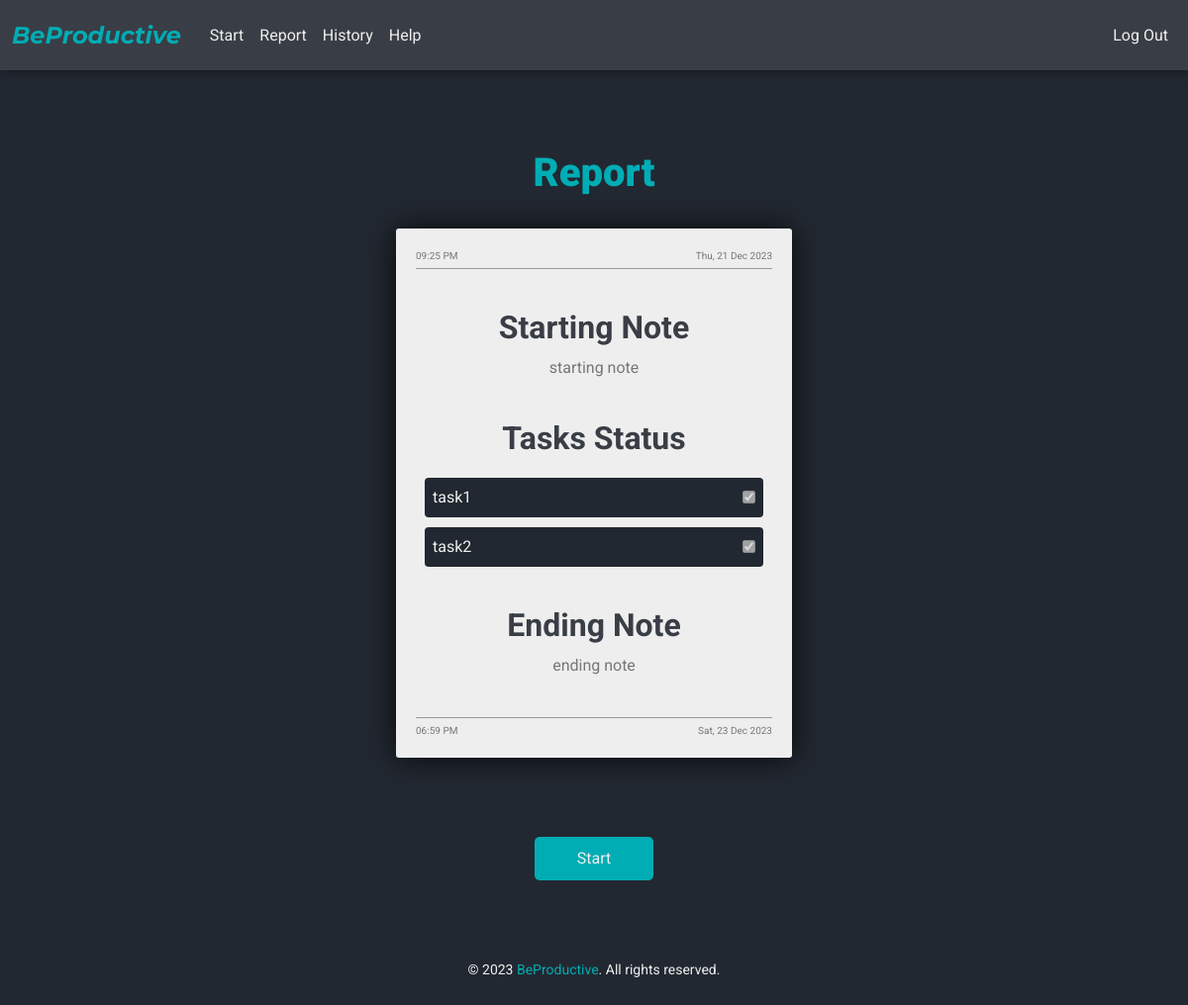
Page /report (signed in) on the committed database.
### tables this page shows
CREATE TABLE days (
id INTEGER PRIMARY KEY AUTOINCREMENT NOT NULL,
startingNote TEXT NOT NULL,
startingTime TEXT NOT NULL,
startingDay TEXT NOT NULL,
endingNote TEXT,
endingTime TEXT,
endingDay TEXT,
status BOOLEAN NOT NULL
);

CREATE TABLE tasks (
id INTEGER PRIMARY KEY AUTOINCREMENT NOT NULL,
day_id INTEGER NOT NULL,
task TEXT NOT NULL,
status BOOLEAN NOT NULL,
FOREIGN KEY (day_id) REFERENCES days(id)
);

### app.py (the view, shortened to what this page needs)
@app.route("/report")
@login_required
def report():
    rows_for_days = db.execute("SELECT * FROM days WHERE id IN (SELECT day_id FROM relation WHERE user_id = ? ORDER BY day_id DESC LIMIT 2) ORDER BY id DESC", session["user_id"])
    if len(rows_for_days) > 0: # Check if atleast one day exists
        status = rows_for_days[0]["status"]
        if status == 1:
            day = rows_for_days[0]
            day_id = day["id"]
            rows_for_tasks = db.execute("SELECT status, task FROM tasks WHERE day_id = ?", day_id)
            return render_template("report.html", day=day, tasks=rows_for_tasks)
    else:
        return apology("Initiate Your Day To Pave The Way Forward!")

### app.py (called while the page is built)
@app.after_request
def after_request(response):
    response.headers["Cache-Control"] = "no-cache, no-store, must-revalidate"
    response.headers["Expires"] = 0
    response.headers["Pragma"] = "no-cache"
    return response

### helpers.py (called while the page is built)
def login_required(f):
    @wraps(f)
    def decorated_function(*args, **kwargs):
        if session.get("user_id") is None:
            return redirect("/login")
        return f(*args, **kwargs)
    return decorated_function

### templates/report.html (shortened to what this page needs)
{% extends "layout.html" %}
{% block main %}
    <div class="report">
        <h1 class="report-heading">Report</h1>
        <div class="report-container">
            <div class="starting-timestamp">
                <span class="starting-time ">{{ day["startingTime"] }}</span>
                <span class="starting-day">{{ day["startingDay"] }}</span>
            </div>
            <div class="starting-note-container">
                <h2 class="starting-note-heading">Starting Note</h2>
                <p class="starting-note">{{ day["startingNote"] }}</p>
            </div>
            <div class="tasks-container">
                <h2 class="tasks-heading">Tasks Status</h2>
                <div class="task-list">
                    {% for task in tasks %}
                        <div class="task-report">
                            <span class="task-text">{{ task["task"] }}</span>
                            <input class="report-task-checkbox" type="checkbox" {% if task['status'] %} checked {% endif %} disabled>
                        </div>
                    {% endfor %}
                </div>
            </div>
            <div class="ending-note-container">
                <h2 class="ending-note-heading">Ending Note</h2>
                <p class="ending-note">{{ day["endingNote"] }}</p>
            </div>
            <div class="ending-timestamp">
                <span class="ending-time ">{{ day["endingTime"] }}</span>
                <span class="ending-day">{{ day["endingDay"] }}</span>
            </div>
        </div>
        <div class="report-button-container">
            <button class="report-button" type="button"><a href="/start">Start</a></button>
        </div>
    </div>
{% endblock %}

### static/styles.css (style rules this page uses)
body, html { margin: 0; padding: 0; font-family: "Roboto", sans-serif; }
body { background-color: #222831; color: #EEEEEE; }
.report { margin: 80px auto; width: 80%; max-width: 400px; }
.report-heading { text-align: center; margin-bottom: 32px; font-family: "Roboto", sans-serif; font-weight: 900; font-size: 2.5rem; color: #00ADB5; }
.report-container { margin-bottom: 80px; background-color: #EEEEEE; color: #222831; padding: 20px; border-radius: 3px; box-shadow: 0 0 30px 0 rgba(0, 0, 0, 0.8); }
.starting-timestamp { display: flex; justify-content: space-between; margin-bottom: 40px; border-bottom: 1px solid #999999; padding-bottom: 5px; }
.starting-time, .starting-day { color: #777777; font-size: x-small; }
.starting-note-container { text-align: center; margin-bottom: 40px; }
.starting-note-heading { margin-bottom: 10px; font-family: "Roboto", sans-serif; font-weight: 700; color: #393E46; }
.starting-note-container .starting-note { color: #777777; }
.tasks-container { margin-bottom: 40px; }
.tasks-heading { text-align: center; margin-bottom: 20px; font-family: "Roboto", sans-serif; font-weight: 700; color: #393E46; }
.task-list { color: #EEEEEE; margin: auto; width: 95%; }
.task-report { display: flex; align-items: center; text-align: left; background-color: #222831; padding: 8px; margin-bottom: 10px; border-radius: 4px; font-family: 'Roboto', sans-serif; }
.report-task-checkbox { margin-left: auto; }
.ending-note-container { text-align: center; margin-bottom: 40px; }
.ending-note-heading { margin-bottom: 10px; font-family: "Roboto", sans-serif; font-weight: 700; color: #393E46; }
.ending-note-container .ending-note { color: #777777; }
.ending-timestamp { display: flex; justify-content: space-between; border-top: 1px solid #999999; padding-top: 5px; }
.ending-time, .ending-day { color: #777777; font-size: x-small; }
.report-button-container { margin: auto; width: 50%; text-align: center; }
.report-button { width: 60%; padding: 10px; border: none; border-radius: 5px; background-color: #00ADB5; color: #EEEEEE; cursor: pointer; transition: background-color 0.3s ease; }
.report-button a { text-decoration: none; color: #EEEEEE; }

### rows in the picture
days: startingTime "09:25 PM", startingDay "Thu, 21 Dec 2023", startingNote "starting note", endingNote "ending note", endingTime "06:59 PM", endingDay "Sat, 23 Dec 2023"
tasks: task "task1", status "☑"
tasks: task "task2", status "☑"
